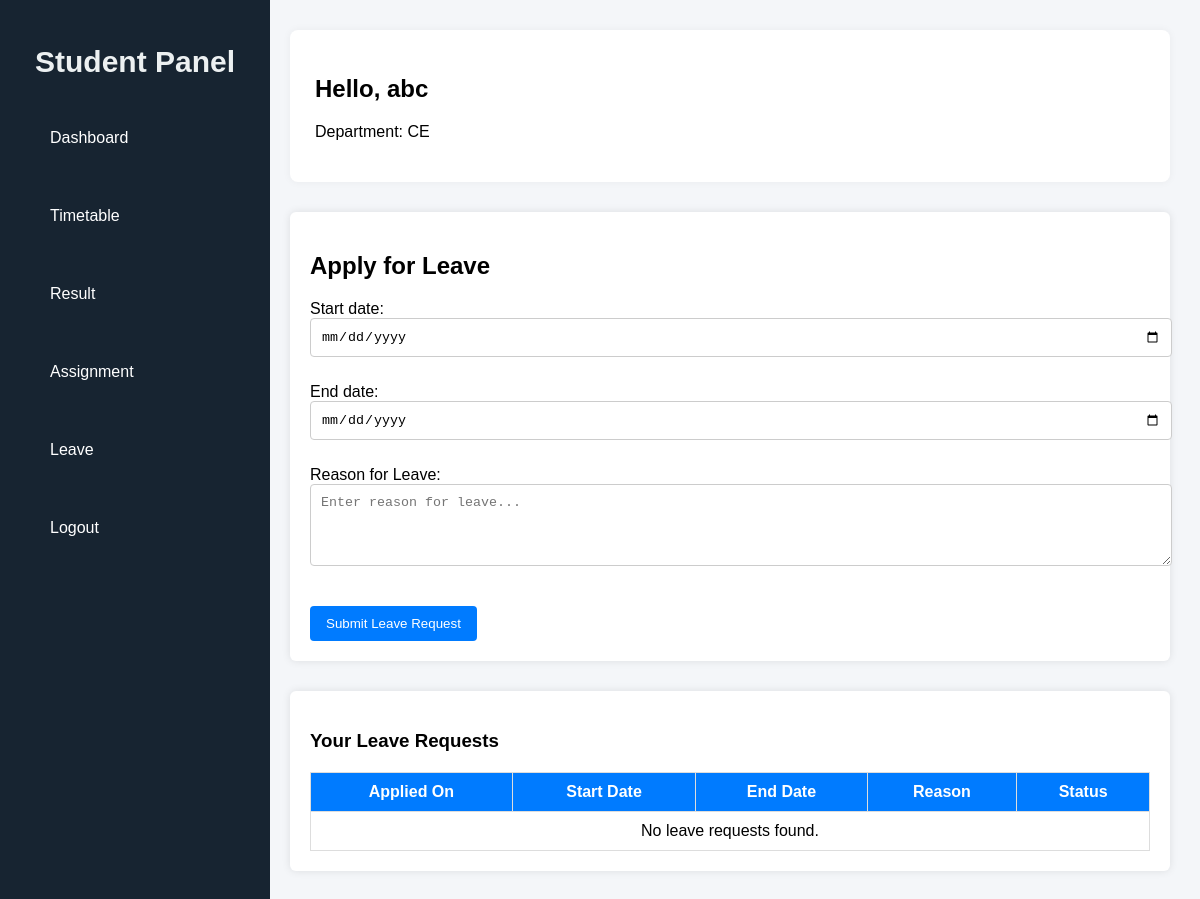
The page /student/leave/ (signed in) on the database as committed earlier.
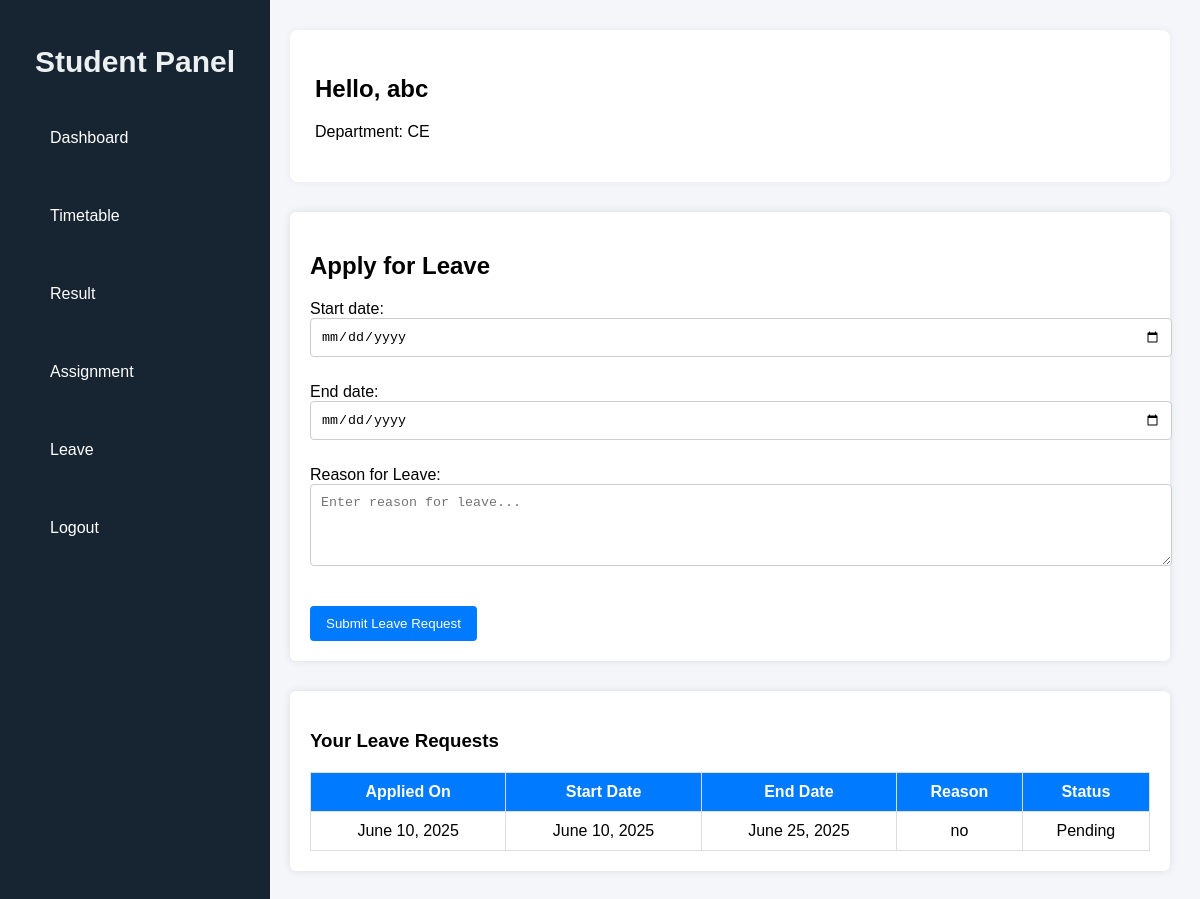
The same page on the database as committed later.
### CMS/models.py (models this page shows, shortened)
class CustomUser(AbstractUser):
    USER_ROLES = (
        ('student', 'Student'),
        ('faculty', 'Faculty'),
        ('hod', 'HOD'),
    )
    user_type = models.CharField(max_length=10, choices=USER_ROLES, default='student')
    email = models.EmailField(unique=True)
    role = models.CharField(max_length=10, choices=USER_ROLES)

class Student(models.Model):
    GENDER_CHOICES = (
        ('Male', 'Male'),
        ('Female', 'Female'),
        ('Other', 'Other'),
    )
    SEMESTER_CHOICES = (
        ('Semester 1', 'Semester 1'),
        ('Semester 2', 'Semester 2'),
        ('Semester 3', 'Semester 3'),
        ('Semester 4', 'Semester 4'),
        ('Semester 5', 'Semester 5'),
        ('Semester 6', 'Semester 6'),
        ('Semester 7', 'Semester 7'),
        ('Semester 8', 'Semester 8'),
    )
    user = models.OneToOneField(CustomUser, on_delete=models.CASCADE)
    roll_number = models.CharField(max_length=20, unique=True)
    department = models.ForeignKey(Department, on_delete=models.CASCADE)
    year = models.IntegerField()
    semester = models.CharField(max_length=10)
    contact_number = models.CharField(max_length=15,unique=True)
    gender = models.CharField(max_length=10, choices=GENDER_CHOICES)
    address = models.TextField()
    session_start = models.DateField()
    session_end = models.DateField()
    class Meta:
        unique_together = ('roll_number', 'year')

class Department(models.Model):
    name = models.CharField(max_length=100)
    def __str__(self):
        return self.name

class LeaveRequest(models.Model):
    USER_TYPE_CHOICES = (
        ('Faculty', 'Faculty'),
        ('Student', 'Student'),
    )
    user = models.ForeignKey('CustomUser', on_delete=models.CASCADE)
    user_type = models.CharField(max_length=10, choices=USER_TYPE_CHOICES)
    reason = models.TextField()
    status = models.CharField(
        max_length=10,
        choices=(('Pending', 'Pending'), ('Approved', 'Approved'), ('Rejected', 'Rejected')),
        default='Pending'
    )
    date = models.DateField(auto_now_add=True)
    start_date = models.DateField(null=True, blank=True)
    end_date = models.DateField(null=True, blank=True)

### CMS/views.py (the view)
# urls.py: path('student/leave/', views.apply_leave_student, name='apply_leave_student'),
@login_required #done
def apply_leave_student(request):
    user = request.user
    if not hasattr(user, 'student'):
        return redirect('home')
    if request.method == 'POST':
        form = LeaveRequestForm(request.POST)
        if form.is_valid():
            leave = form.save(commit=False)
            leave.user = user
            leave.user_type = 'Student'
            leave.save()
            return redirect('apply_leave_student')
    else:
        form = LeaveRequestForm()
    leave_requests = LeaveRequest.objects.filter(user=user).order_by('-date')
    return render(request, 'student_apply_leave.html', {'form': form, 'leave_requests': leave_requests})

### CMS/forms.py
class LeaveRequestForm(forms.ModelForm):
    class Meta:
        model = LeaveRequest
        fields = ['start_date', 'end_date' , 'reason']
        widgets = {
            'reason': forms.Textarea(attrs={'class': 'form-control', 'rows': 4, 'placeholder': 'Enter reason for leave...'}),
            'start_date': forms.DateInput(attrs={'type': 'date','required': True}),
            'end_date': forms.DateInput(attrs={'type': 'date','required': True}),
        }
        labels = {
            'reason': 'Reason for Leave',
        }

### CMS/templates/student_apply_leave.html (shortened to what this page needs)
{% load static %}
<!DOCTYPE html>
<html lang="en">
<head>
    <link rel="stylesheet" href="{% static 'css/student_dashboard.css' %}">
    <link rel="stylesheet" href="{% static 'css/student_sidebar.css' %}">
    <link rel="stylesheet" href="{% static 'css/student_leave.css' %}">
</head>
<body>
<div class="dashboard-container">
    {% include 'student_sidebar.html' %}
    <div class="main-content">
        <div class="welcome-box">
            <h2>Hello, {{ request.user.first_name|default:request.user.username }}</h2>
            <p>Department: {{ request.user.student.department }}</p>
        </div>
        <div class="leave-application-box">
            <h2>Apply for Leave</h2>
            <form method="POST">
                {{ form.as_p }}
                <button type="submit">Submit Leave Request</button>
            </form>
        </div>
        <div class="leave-history-box">
            <h3>Your Leave Requests</h3>
            <table>
                <thead>
                    <tr>
                        <th>Applied On</th>
                        <th>Start Date</th>
                        <th>End Date</th>
                        <th>Reason</th>
                        <th>Status</th>
                    </tr>
                </thead>
                <tbody>
                    {% for leave in leave_requests %}
                    <tr>
                        <td>{{ leave.date }}</td>
                        <td>{{ leave.start_date }}</td>
                        <td>{{ leave.end_date }}</td>
                        <td>{{ leave.reason }}</td>
                        <td>{{ leave.status }}</td>
                    </tr>
                    {% empty %}
                    <tr>
                        <td colspan="5">No leave requests found.</td>
                    </tr>
                    {% endfor %}
                </tbody>
            </table>
        </div>
    </div>
</div>
</body>
</html>

### CMS/templates/student_sidebar.html
<div class="sidebar">
    <h2>Student Panel</h2>
    <ul>
        <li><a href="{% url 'student_dashboard' %}">Dashboard</a></li>
        <li><a href="{% url 'student_timetable' %}">Timetable</a></li>
        <li><a href="{% url 'student_result' %}">Result</a></li>
        <li><a href="{% url 'student_assignment' %}">Assignment</a></li>
        <li><a href="{% url 'apply_leave_student' %}">Leave</a></li>
        <li><a href="{% url 'logout' %}">Logout</a></li>
    </ul>
</div>

### CMS/static/css/student_dashboard.css (style rules this page uses)
body { margin: 0; font-family: 'Segoe UI', sans-serif; background-color: #f5f6fa; }
.dashboard-container { display: flex; }
.main-content { margin-left: 220px; padding: 30px; width: calc(100% - 220px); }
.welcome-box { background: #fff; padding: 25px; border-radius: 8px; margin-bottom: 20px; box-shadow: 0 0 8px rgba(0, 0, 0, 0.05); }

### CMS/static/css/student_sidebar.css (style rules this page uses)
.sidebar { width: 250px; background-color: #172431; color: white; justify-content: space-between; padding: 20px 10px; position: fixed; height: 100%; }
.sidebar h2 { text-align: center; margin-bottom: 20px; font-size: 30px; color: #ecf0f1; }
.sidebar ul { list-style-type: none; padding: 0; margin: 0; }
.sidebar ul li { padding: 15px 20px; }
.sidebar ul li a { color: white; text-decoration: none; display: block; padding: 15px 20px; border-radius: 8px; transition: background-color 0.3s ease; }

### CMS/static/css/student_leave.css (style rules this page uses)
body { font-family: Arial, sans-serif; background: #f4f6f9; margin: 0; }
.main-content { margin-left: 260px; padding: 30px; flex-grow: 1; }
.leave-application-box, .leave-history-box { background: #fff; padding: 20px; border-radius: 6px; box-shadow: 0 0 8px rgba(0,0,0,0.1); margin-top: 30px; }
.leave-application-box h2, .leave-history-box h3 { margin-bottom: 20px; }
form textarea, form input[type="date"] { width: 100%; padding: 10px; border-radius: 4px; border: 1px solid #ccc; margin-bottom: 10px; }
form button { margin-top: 10px; padding: 10px 16px; background-color: #007bff; border: none; color: white; border-radius: 4px; cursor: pointer; }
table { width: 100%; margin-top: 10px; border-collapse: collapse; }
th, td { padding: 10px; border: 1px solid #ddd; text-align: center; }
th { background: #007bff; color: white; }

Rows that differ between the two databases and show on the page:
added LeaveRequest: date "June 10, 2025", start_date "June 10, 2025", end_date "June 25, 2025", reason "no", status "Pending"
Other text that changed with them:
text no longer shown: "No leave requests found."
